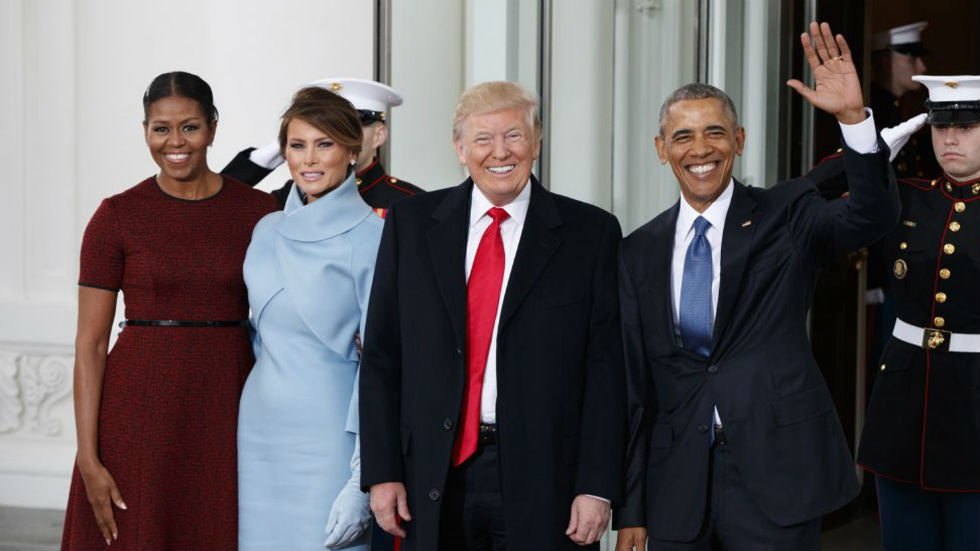
#> input picture presidents.jpg, 980 x 551 px
$ python image_gradient_detection.py --image presidents.jpg   (older library calls are emulated)
#> lines starting #> are read from the running program, lines starting #| are printed output that depends on the picture
# -*- coding: utf-8 -*-
"""
Created on Wed Feb 27 10:22:32 2019

@author: Usuario
"""

from matplotlib import pyplot as plt
import argparse
import cv2
import numpy as np

ap = argparse.ArgumentParser()
ap.add_argument("-i","--image",required=True,help="Set the Path of image")
args = vars(ap.parse_args())


image = cv2.imread(args["image"])
#> image is the input picture: shape (551, 980, 3); mean B, G, R 93.3, 90.8, 96.3

iap = cv2.Laplacian(image,cv2.CV_64F)
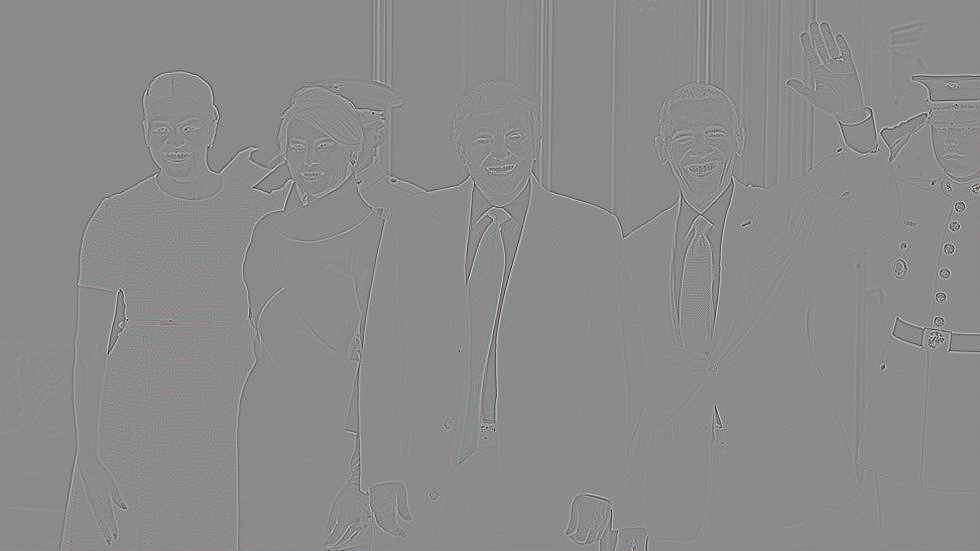
#> iap: shape (551, 980, 3) float64; mean B, G, R 0, 0, 0; drawn with min black and max white
iap = np.uint8(np.absolute(iap))
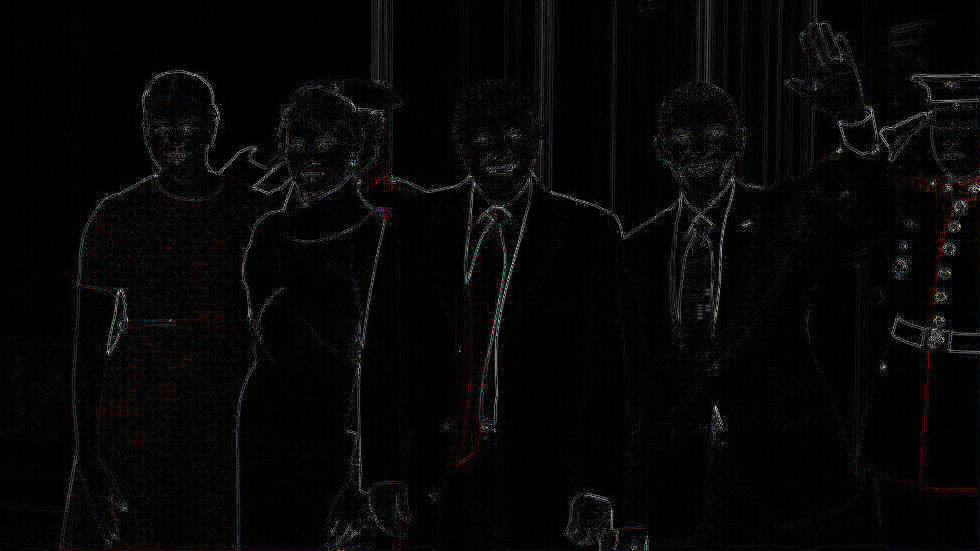
#> iap: shape (551, 980, 3); mean B, G, R 6.3, 6.1, 6.5

cv2.imshow("Laplace",iap)
cv2.waitKey(0)

sobelX = cv2.Sobel(image,cv2.CV_64F,1,0)
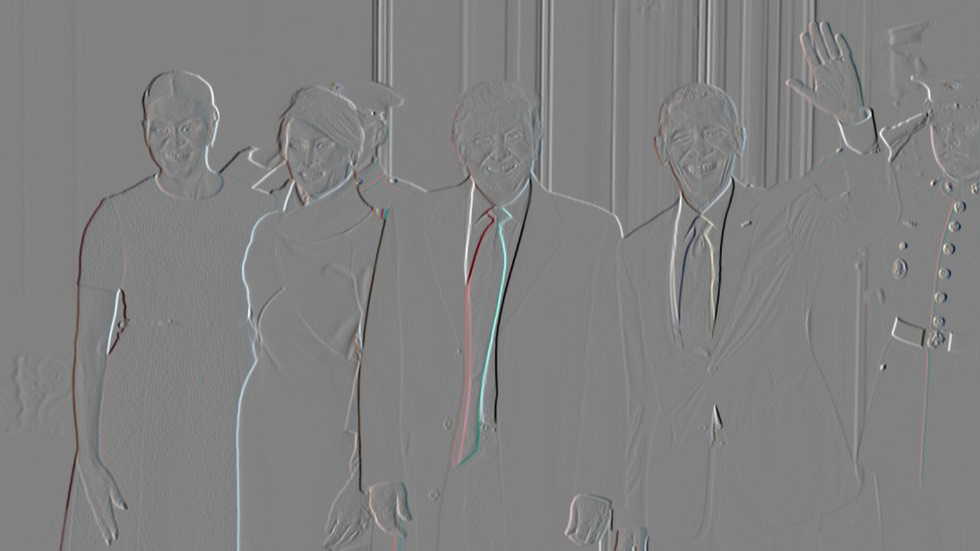
#> sobelX: shape (551, 980, 3) float64; mean B, G, R -1.2, -1.2, -1.2; drawn with min black and max white
sobelY = cv2.Sobel(image,cv2.CV_64F,0,1)
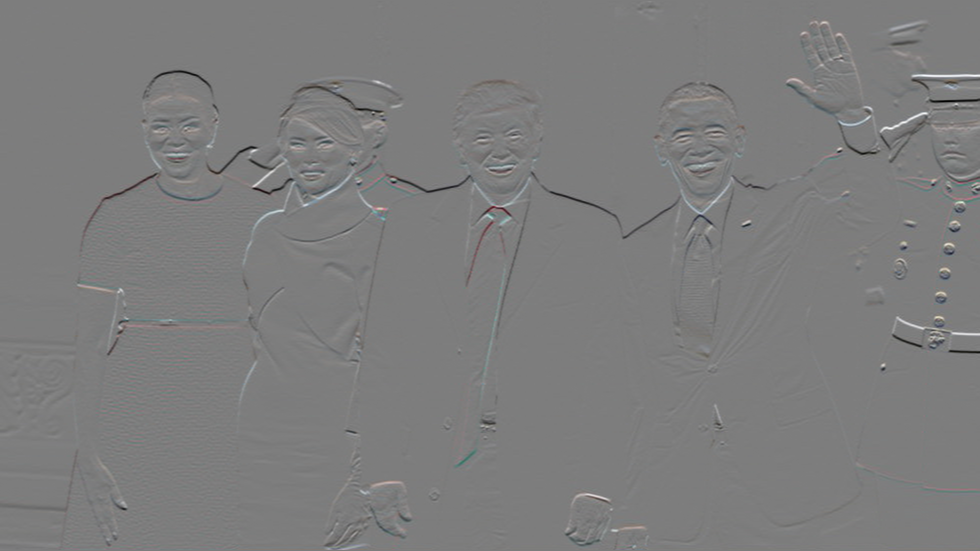
#> sobelY: shape (551, 980, 3) float64; mean B, G, R -1.5, -1.6, -1.5; drawn with min black and max white

sobelX = np.uint8(np.absolute(sobelX))
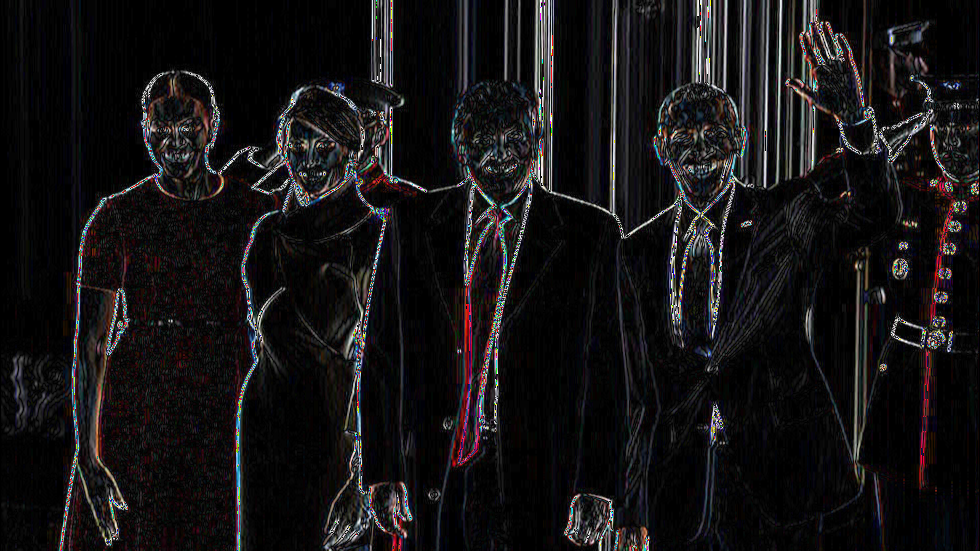
#> sobelX: shape (551, 980, 3); mean B, G, R 21, 20, 21.8
sobelY = np.uint8(np.absolute(sobelY))
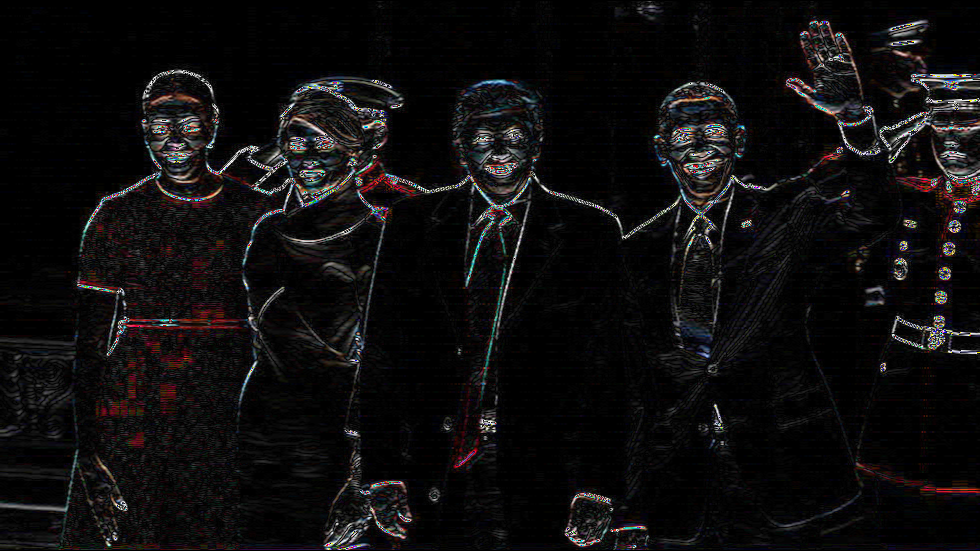
#> sobelY: shape (551, 980, 3); mean B, G, R 14.2, 13.8, 15.1


sobelCombined = cv2.bitwise_or(sobelX,sobelY)
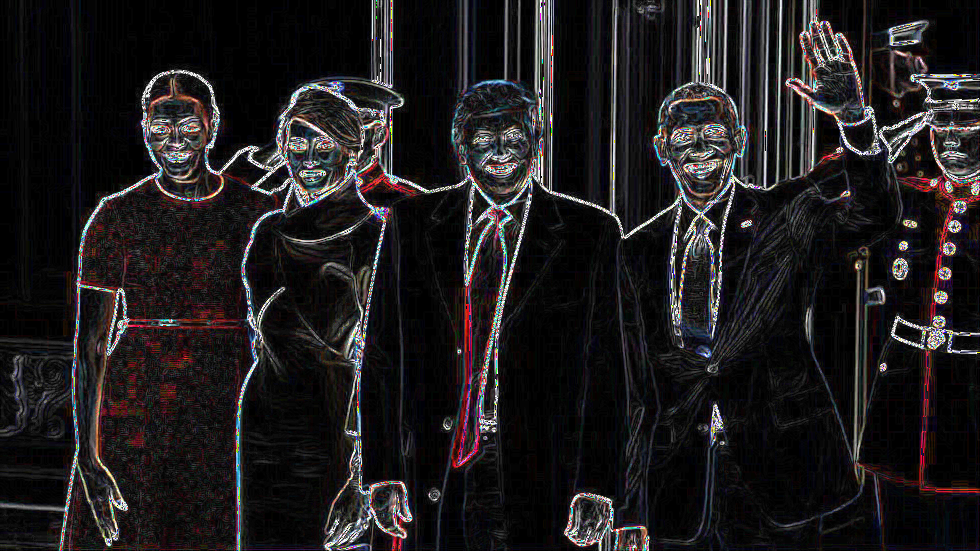
#> sobelCombined: shape (551, 980, 3); mean B, G, R 30, 28.7, 31.5

cv2.imshow("Sobel X",sobelX)
cv2.imshow("Sobel Y",sobelY)
cv2.imshow("Sobel Combined",sobelCombined)

cv2.waitKey(0)

$ run again, on 4629.png
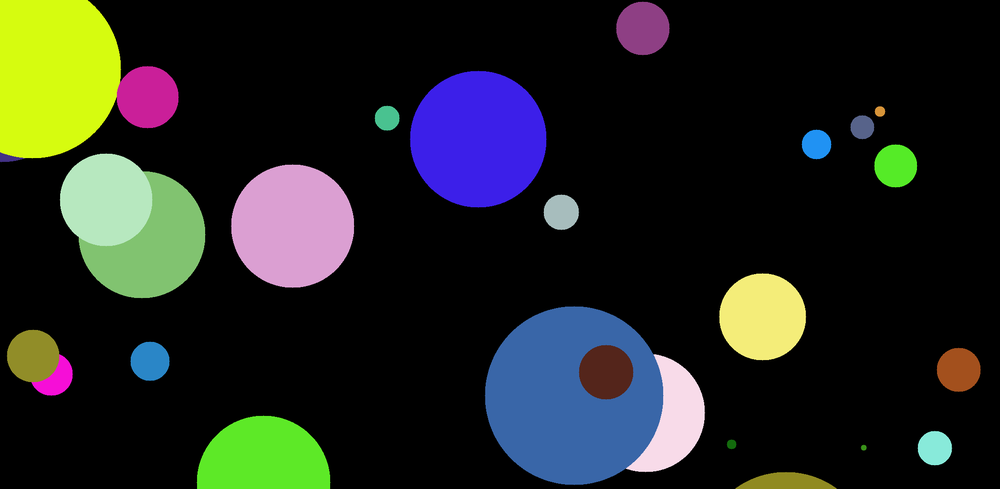
#> input picture 4629.png, 1000 x 489 px, shrunk from 2096 x 1024 before the run
#> image is the input picture: shape (489, 1000, 3); mean B, G, R 33.7, 37.7, 34.1
#> `sobelY = cv2.Sobel(image,cv2.CV_64F,0,1)`:
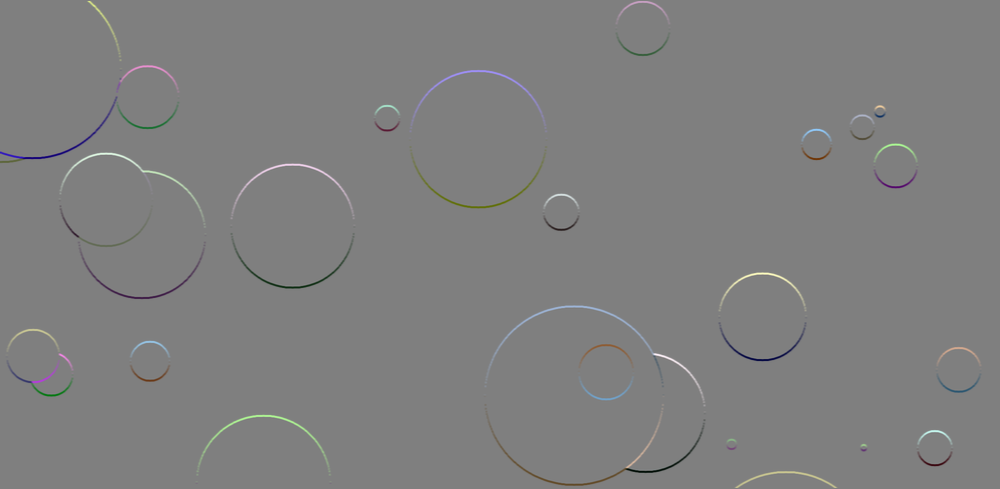
#> sobelY: shape (489, 1000, 3) float64; mean B, G, R 0.1, 0.4, 0.1; drawn with min black and max white
#> `sobelCombined = cv2.bitwise_or(sobelX,sobelY)`:
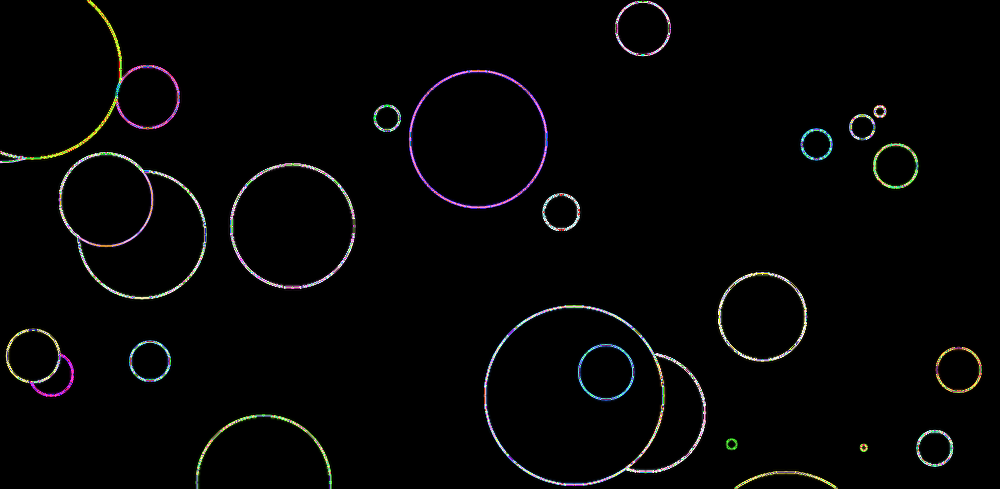
#> sobelCombined: shape (489, 1000, 3); mean B, G, R 4.8, 4.8, 4.9
